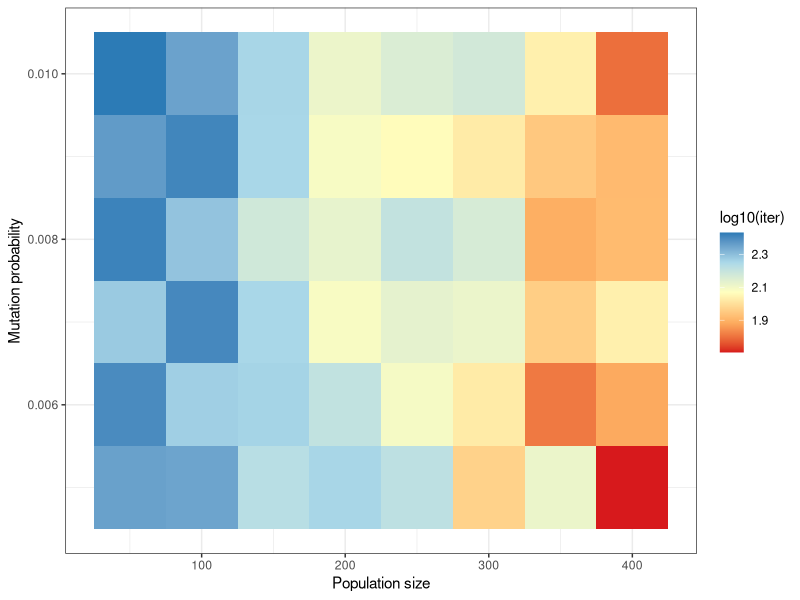
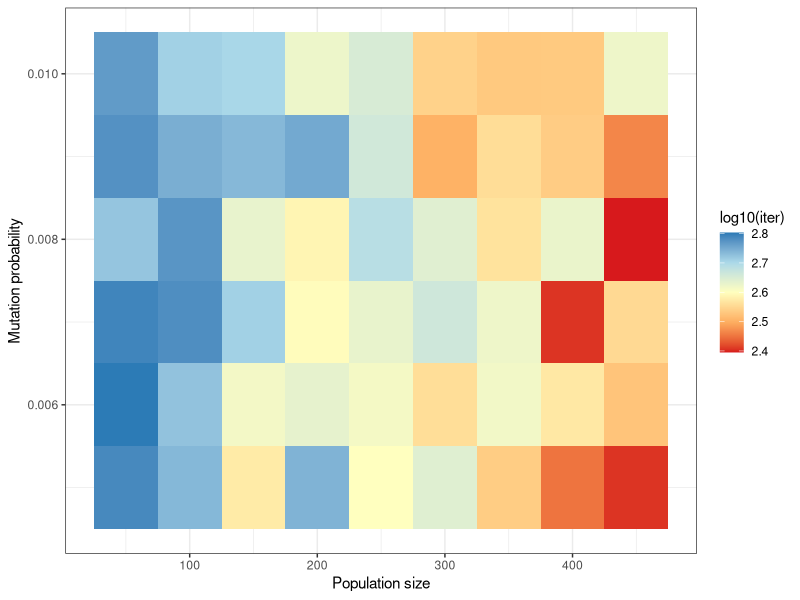
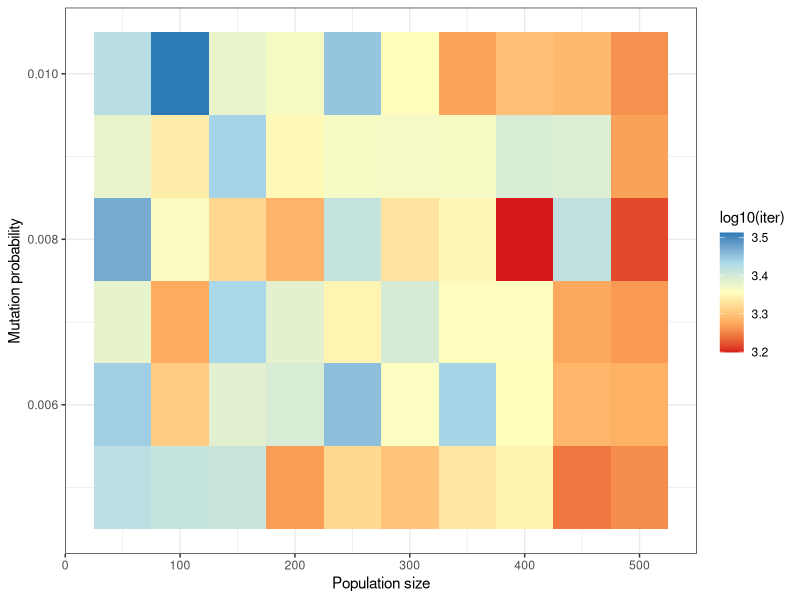
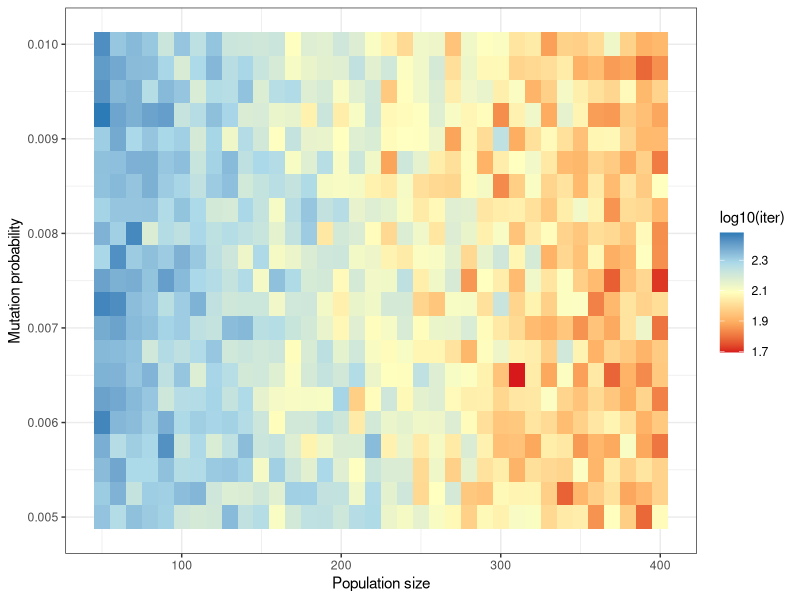
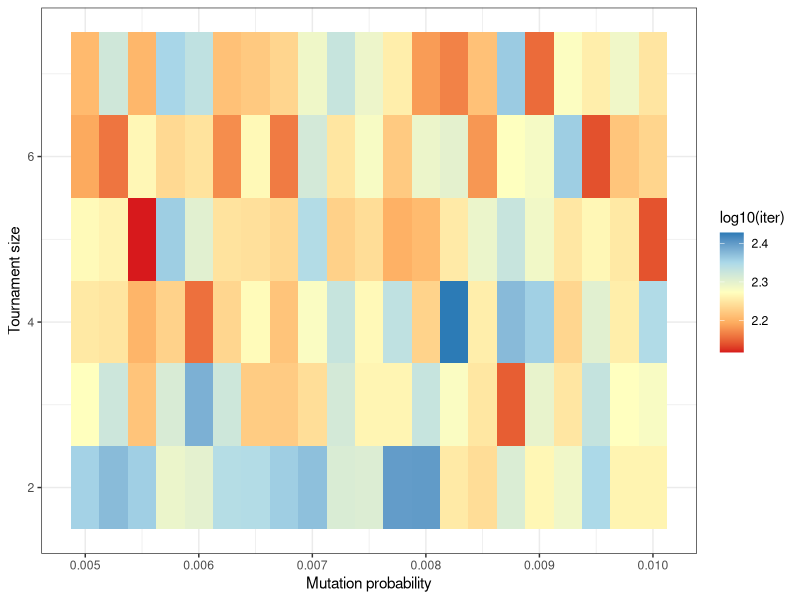
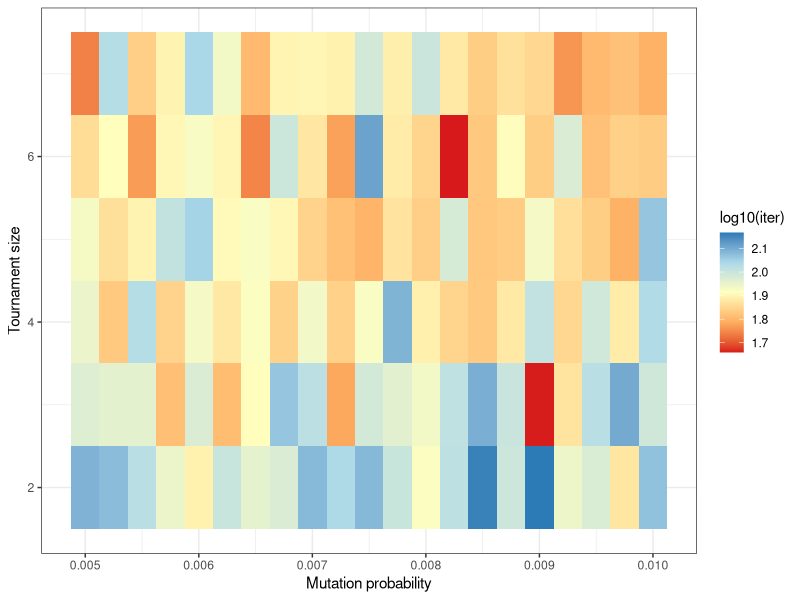

The R script that drew these images, in order:
# Comparison between brute force methods complexity for the N queen puzzle
# Author: Alfredo Hernández <aldomann.designs@gmail.com>

library(tidyverse)
library(scales)

# Read data and split into data frames ---------------------

# Analysis of N Queens Problem for N = 8,9,10
results.df <- read.csv("genetic-algorithms/results_all.csv",
											 col.names = c("N","pop.size", "mutate.prob", "tourn.size", "iteration"))

eight.df <- results.df %>%
	filter(N == 8) %>%
	select(-N)

nine.df <- results.df %>%
	filter(N == 9) %>%
	select(-N)

ten.df <- results.df %>%
	filter(N == 10) %>%
	select(-N)

eight.df <- eight.df %>%
	group_by(pop.size, mutate.prob) %>%
	summarise(iteration = mean(iteration))

nine.df <- nine.df %>%
	group_by(pop.size, mutate.prob) %>%
	summarise(iteration = mean(iteration))

ten.df <- ten.df %>%
	group_by(pop.size, mutate.prob) %>%
	summarise(iteration = mean(iteration))

# Granular analysis of 8 Queens Problem
results8b.df <- read.csv("genetic-algorithms/results_8_pop_mut.csv",
												 col.names = c("N","pop.size", "mutate.prob", "tourn.size", "iteration"))

eightb.df <- results8b.df %>%
	select(-N) %>%
	group_by(pop.size, mutate.prob) %>%
	summarise(iteration = mean(iteration))

# Population size = 100
results8c.df <- read.csv("genetic-algorithms/results_8_100_tau_mut.csv",
												 col.names = c("N","pop.size", "mutate.prob", "tourn.size", "iteration"))

eightc.df <- results8c.df %>%
	select(-N) %>%
	group_by(tourn.size, mutate.prob) %>%
	summarise(iteration = mean(iteration))

# Population size = 350
results8d.df <- read.csv("genetic-algorithms/results_8_350_tau_mut.csv",
												 col.names = c("N","pop.size", "mutate.prob", "tourn.size", "iteration"))

eightd.df <- results8d.df %>%
	select(-N) %>%
	group_by(tourn.size, mutate.prob) %>%
	summarise(iteration = mean(iteration))

# Data visualisation ---------------------------------------

color_palette <- c('#d7191c','#fdae61','#ffffbf','#abd9e9','#2c7bb6')

plot_heatmap <- function(n.df){
	ggplot(n.df, aes(x = pop.size, y = mutate.prob)) +
		geom_tile(aes(fill = log10(iteration))) +
		scale_fill_gradientn(colours = color_palette) +
		labs(x = "Population size", y = "Mutation probability",
					 fill = "log10(iter)") +
		theme_bw()
}

plot_heatmap_alt <- function(n.df){
	ggplot(n.df, aes(x = mutate.prob, y = tourn.size)) +
		geom_tile(aes(fill = log10(iteration))) +
		scale_fill_gradientn(colours = color_palette) +
		labs(x = "Mutation probability", y = "Tournament size",
				 fill = "log10(iter)") +
		theme_bw()
}

# Plots for N = 8, 9, 10
plot_heatmap(eight.df) #+ theme(text = element_text(family = "LM Roman 10")) + ggsave(filename = "params_8.pdf", width = 4.8, height = 3, dpi = 96, device = cairo_pdf)
plot_heatmap(nine.df) #+ theme(text = element_text(family = "LM Roman 10")) + ggsave(filename = "params_9.pdf", width = 5.3, height = 3, dpi = 96, device = cairo_pdf)
plot_heatmap(ten.df) #+ theme(text = element_text(family = "LM Roman 10")) + ggsave(filename = "params_10.pdf", width = 5.7, height = 3, dpi = 96, device = cairo_pdf)

# Plots for N = 8 only (more granular analysis)
plot_heatmap(eightb.df) #+ theme(text = element_text(family = "LM Roman 10")) + ggsave(filename = "params_8b.pdf", width = 5.7, height = 3, dpi = 96, device = cairo_pdf)
plot_heatmap_alt(eightc.df) #+ theme(text = element_text(family = "LM Roman 10")) + ggsave(filename = "params_8c.pdf", width = 6, height = 2, dpi = 96, device = cairo_pdf)
plot_heatmap_alt(eightd.df) #+ theme(text = element_text(family = "LM Roman 10")) + ggsave(filename = "params_8d.pdf", width = 6, height = 2, dpi = 96, device = cairo_pdf)

# Improvements? --------------------------------------------

min((eightb.df %>% filter(pop.size == 100))$iteration)
min((eightc.df)$iteration)

min((eightb.df %>% filter(pop.size == 350))$iteration)
min((eightd.df)$iteration)
